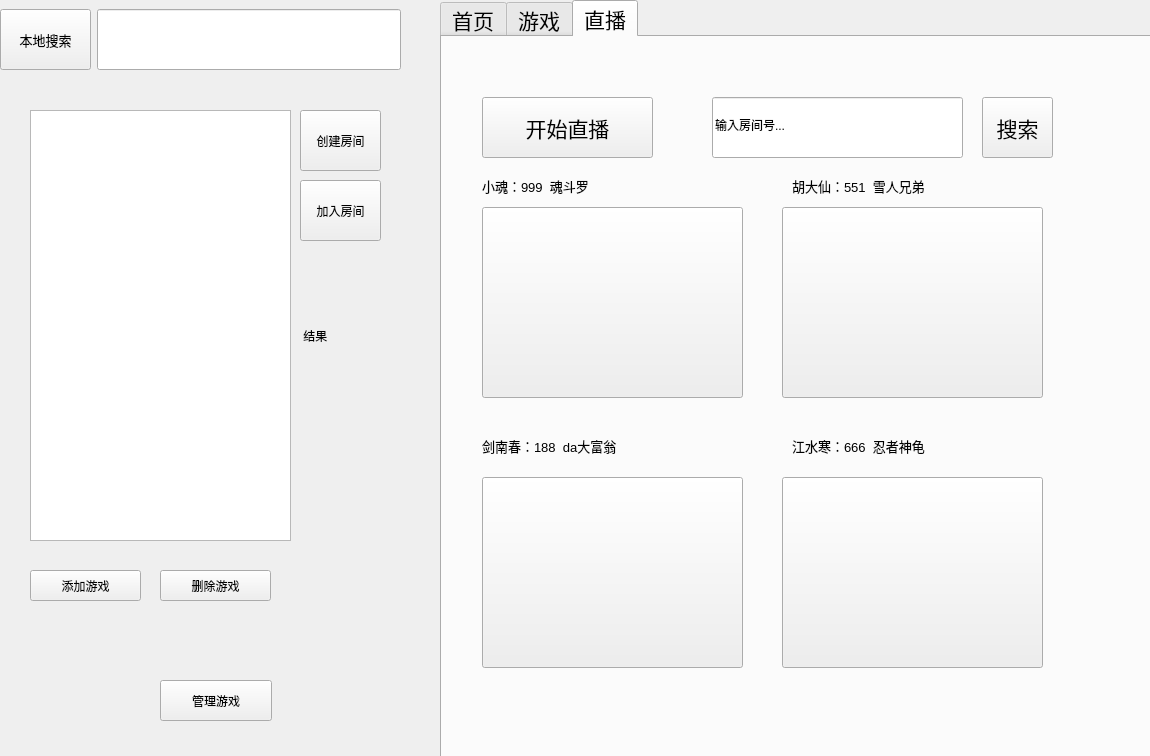
<?xml version="1.0" encoding="UTF-8"?>
<ui version="4.0">
 <class>mygp</class>
 <widget class="QWidget" name="mygp">
  <property name="geometry">
   <rect>
    <x>0</x>
    <y>0</y>
    <width>1150</width>
    <height>756</height>
   </rect>
  </property>
  <property name="windowTitle">
   <string>mygp</string>
  </property>
  <widget class="QWidget" name="widget" native="true">
   <property name="geometry">
    <rect>
     <x>0</x>
     <y>0</y>
     <width>401</width>
     <height>79</height>
    </rect>
   </property>
   <layout class="QHBoxLayout" name="horizontalLayout">
    <item>
     <widget class="QPushButton" name="pushButton">
      <property name="minimumSize">
       <size>
        <width>91</width>
        <height>61</height>
       </size>
      </property>
      <property name="maximumSize">
       <size>
        <width>91</width>
        <height>61</height>
       </size>
      </property>
      <property name="font">
       <font>
        <pointsize>10</pointsize>
       </font>
      </property>
      <property name="text">
       <string>本地搜索</string>
      </property>
     </widget>
    </item>
    <item>
     <widget class="QLineEdit" name="lineEdit">
      <property name="minimumSize">
       <size>
        <width>281</width>
        <height>61</height>
       </size>
      </property>
      <property name="maximumSize">
       <size>
        <width>16777215</width>
        <height>61</height>
       </size>
      </property>
     </widget>
    </item>
   </layout>
  </widget>
  <widget class="QWidget" name="widget_2" native="true">
   <property name="geometry">
    <rect>
     <x>10</x>
     <y>70</y>
     <width>391</width>
     <height>701</height>
    </rect>
   </property>
   <widget class="QPushButton" name="pushButton_2">
    <property name="geometry">
     <rect>
      <x>20</x>
      <y>500</y>
      <width>111</width>
      <height>31</height>
     </rect>
    </property>
    <property name="text">
     <string>添加游戏</string>
    </property>
   </widget>
   <widget class="QPushButton" name="pushButton_5">
    <property name="geometry">
     <rect>
      <x>150</x>
      <y>610</y>
      <width>112</width>
      <height>41</height>
     </rect>
    </property>
    <property name="text">
     <string>管理游戏</string>
    </property>
   </widget>
   <widget class="QListWidget" name="gamelist">
    <property name="geometry">
     <rect>
      <x>20</x>
      <y>40</y>
      <width>261</width>
      <height>431</height>
     </rect>
    </property>
   </widget>
   <widget class="QPushButton" name="pushButton_6">
    <property name="geometry">
     <rect>
      <x>150</x>
      <y>500</y>
      <width>111</width>
      <height>31</height>
     </rect>
    </property>
    <property name="text">
     <string>删除游戏</string>
    </property>
   </widget>
   <widget class="QPushButton" name="pushButton_14">
    <property name="geometry">
     <rect>
      <x>290</x>
      <y>40</y>
      <width>81</width>
      <height>61</height>
     </rect>
    </property>
    <property name="text">
     <string>创建房间</string>
    </property>
   </widget>
   <widget class="QPushButton" name="pushButton_15">
    <property name="geometry">
     <rect>
      <x>290</x>
      <y>110</y>
      <width>81</width>
      <height>61</height>
     </rect>
    </property>
    <property name="text">
     <string>加入房间</string>
    </property>
   </widget>
   <widget class="QLabel" name="laberesult">
    <property name="geometry">
     <rect>
      <x>290</x>
      <y>250</y>
      <width>80</width>
      <height>32</height>
     </rect>
    </property>
    <property name="text">
     <string> 结果</string>
    </property>
    <property name="textFormat">
     <enum>Qt::AutoText</enum>
    </property>
   </widget>
  </widget>
  <widget class="QTabWidget" name="tabWidget">
   <property name="geometry">
    <rect>
     <x>440</x>
     <y>0</y>
     <width>731</width>
     <height>771</height>
    </rect>
   </property>
   <property name="font">
    <font>
     <pointsize>16</pointsize>
    </font>
   </property>
   <property name="autoFillBackground">
    <bool>true</bool>
   </property>
   <property name="currentIndex">
    <number>2</number>
   </property>
   <widget class="QWidget" name="widget_3">
    <attribute name="title">
     <string>首页</string>
    </attribute>
    <widget class="QPushButton" name="pushButton_11">
     <property name="geometry">
      <rect>
       <x>10</x>
       <y>10</y>
       <width>181</width>
       <height>61</height>
      </rect>
     </property>
     <property name="text">
      <string>游戏动态</string>
     </property>
    </widget>
    <widget class="QPushButton" name="pushButton_12">
     <property name="geometry">
      <rect>
       <x>220</x>
       <y>10</y>
       <width>151</width>
       <height>61</height>
      </rect>
     </property>
     <property name="text">
      <string>发表动态</string>
     </property>
    </widget>
    <widget class="QPushButton" name="pushButton_13">
     <property name="geometry">
      <rect>
       <x>540</x>
       <y>90</y>
       <width>161</width>
       <height>61</height>
      </rect>
     </property>
     <property name="text">
      <string>关注列表</string>
     </property>
    </widget>
    <widget class="QListWidget" name="listWidget">
     <property name="geometry">
      <rect>
       <x>540</x>
       <y>170</y>
       <width>171</width>
       <height>461</height>
      </rect>
     </property>
     <property name="font">
      <font>
       <pointsize>12</pointsize>
      </font>
     </property>
     <item>
      <property name="text">
       <string>胡大仙</string>
      </property>
     </item>
     <item>
      <property name="text">
       <string>一山彤</string>
      </property>
     </item>
     <item>
      <property name="text">
       <string>江水寒</string>
      </property>
     </item>
     <item>
      <property name="text">
       <string>剑南春</string>
      </property>
     </item>
     <item>
      <property name="text">
       <string>---推荐关注---</string>
      </property>
     </item>
     <item>
      <property name="text">
       <string>夏天</string>
      </property>
     </item>
     <item>
      <property name="text">
       <string>安林</string>
      </property>
     </item>
     <item>
      <property name="text">
       <string>虎妞</string>
      </property>
     </item>
     <item>
      <property name="text">
       <string>苏小妍</string>
      </property>
     </item>
    </widget>
    <widget class="QPushButton" name="pushButton_23">
     <property name="geometry">
      <rect>
       <x>590</x>
       <y>660</y>
       <width>112</width>
       <height>34</height>
      </rect>
     </property>
     <property name="text">
      <string>传送门</string>
     </property>
    </widget>
    <widget class="QTextEdit" name="textEdit">
     <property name="geometry">
      <rect>
       <x>10</x>
       <y>90</y>
       <width>501</width>
       <height>731</height>
      </rect>
     </property>
     <property name="html">
      <string>&lt;!DOCTYPE HTML PUBLIC &quot;-//W3C//DTD HTML 4.0//EN&quot; &quot;http://www.w3.org/TR/REC-html40/strict.dtd&quot;&gt;
&lt;html&gt;&lt;head&gt;&lt;meta name=&quot;qrichtext&quot; content=&quot;1&quot; /&gt;&lt;style type=&quot;text/css&quot;&gt;
p, li { white-space: pre-wrap; }
&lt;/style&gt;&lt;/head&gt;&lt;body style=&quot; font-family:'SimSun'; font-size:16pt; font-weight:400; font-style:normal;&quot;&gt;
&lt;p style=&quot; margin-top:0px; margin-bottom:0px; margin-left:0px; margin-right:0px; -qt-block-indent:0; text-indent:0px;&quot;&gt;&lt;span style=&quot; font-family:'SimSun';&quot;&gt;胡大仙：赢了！&lt;/span&gt;&lt;/p&gt;
&lt;p style=&quot; margin-top:0px; margin-bottom:0px; margin-left:0px; margin-right:0px; -qt-block-indent:0; text-indent:0px;&quot;&gt;&lt;img src=&quot;:/胜利.png&quot; /&gt;&lt;/p&gt;
&lt;p style=&quot;-qt-paragraph-type:empty; margin-top:0px; margin-bottom:0px; margin-left:0px; margin-right:0px; -qt-block-indent:0; text-indent:0px; font-family:'SimSun';&quot;&gt;&lt;br /&gt;&lt;/p&gt;
&lt;p style=&quot; margin-top:0px; margin-bottom:0px; margin-left:0px; margin-right:0px; -qt-block-indent:0; text-indent:0px;&quot;&gt;&lt;span style=&quot; font-family:'SimSun'; font-size:11pt;&quot;&gt;2021年4月6日12:01&lt;/span&gt;&lt;/p&gt;
&lt;p style=&quot;-qt-paragraph-type:empty; margin-top:0px; margin-bottom:0px; margin-left:0px; margin-right:0px; -qt-block-indent:0; text-indent:0px; font-family:'SimSun'; font-size:11pt;&quot;&gt;&lt;br /&gt;&lt;/p&gt;
&lt;p style=&quot; margin-top:0px; margin-bottom:0px; margin-left:0px; margin-right:0px; -qt-block-indent:0; text-indent:0px;&quot;&gt;&lt;span style=&quot; font-family:'SimSun';&quot;&gt;江水寒：&lt;/span&gt;&lt;/p&gt;
&lt;p style=&quot; margin-top:0px; margin-bottom:0px; margin-left:0px; margin-right:0px; -qt-block-indent:0; text-indent:0px;&quot;&gt;&lt;span style=&quot; font-family:'SimSun';&quot;&gt;555~谁能带带我  我哭了&lt;/span&gt;&lt;/p&gt;
&lt;p style=&quot;-qt-paragraph-type:empty; margin-top:0px; margin-bottom:0px; margin-left:0px; margin-right:0px; -qt-block-indent:0; text-indent:0px; font-family:'SimSun';&quot;&gt;&lt;br /&gt;&lt;/p&gt;
&lt;p style=&quot; margin-top:0px; margin-bottom:0px; margin-left:0px; margin-right:0px; -qt-block-indent:0; text-indent:0px;&quot;&gt;&lt;span style=&quot; font-family:'SimSun'; font-size:11pt;&quot;&gt;2021年4月6日11:43&lt;/span&gt;&lt;/p&gt;
&lt;p style=&quot;-qt-paragraph-type:empty; margin-top:0px; margin-bottom:0px; margin-left:0px; margin-right:0px; -qt-block-indent:0; text-indent:0px; font-family:'SimSun';&quot;&gt;&lt;br /&gt;&lt;/p&gt;
&lt;p style=&quot; margin-top:0px; margin-bottom:0px; margin-left:0px; margin-right:0px; -qt-block-indent:0; text-indent:0px;&quot;&gt;&lt;span style=&quot; font-family:'SimSun';&quot;&gt;剑南春：&lt;/span&gt;&lt;/p&gt;
&lt;p style=&quot; margin-top:0px; margin-bottom:0px; margin-left:0px; margin-right:0px; -qt-block-indent:0; text-indent:0px;&quot;&gt;&lt;span style=&quot; font-family:'SimSun';&quot;&gt;魂斗罗组队dd我，缺一人！ 保上分~&lt;/span&gt;&lt;/p&gt;
&lt;p style=&quot;-qt-paragraph-type:empty; margin-top:0px; margin-bottom:0px; margin-left:0px; margin-right:0px; -qt-block-indent:0; text-indent:0px; font-family:'SimSun';&quot;&gt;&lt;br /&gt;&lt;/p&gt;
&lt;p style=&quot; margin-top:0px; margin-bottom:0px; margin-left:0px; margin-right:0px; -qt-block-indent:0; text-indent:0px;&quot;&gt;&lt;span style=&quot; font-family:'SimSun'; font-size:11pt;&quot;&gt;2021年4月6日11:01&lt;/span&gt;&lt;/p&gt;
&lt;p style=&quot;-qt-paragraph-type:empty; margin-top:0px; margin-bottom:0px; margin-left:0px; margin-right:0px; -qt-block-indent:0; text-indent:0px; font-family:'SimSun'; font-size:11pt;&quot;&gt;&lt;br /&gt;&lt;/p&gt;
&lt;p style=&quot; margin-top:0px; margin-bottom:0px; margin-left:0px; margin-right:0px; -qt-block-indent:0; text-indent:0px;&quot;&gt;&lt;span style=&quot; font-family:'SimSun';&quot;&gt;一山彤：&lt;/span&gt;&lt;/p&gt;
&lt;p style=&quot; margin-top:0px; margin-bottom:0px; margin-left:0px; margin-right:0px; -qt-block-indent:0; text-indent:0px;&quot;&gt;&lt;span style=&quot; font-family:'SimSun';&quot;&gt;虽然很累，但是很开心哦~&lt;/span&gt;&lt;/p&gt;
&lt;p style=&quot; margin-top:0px; margin-bottom:0px; margin-left:0px; margin-right:0px; -qt-block-indent:0; text-indent:0px;&quot;&gt;&lt;img src=&quot;:/春天.png&quot; /&gt;&lt;/p&gt;
&lt;p style=&quot; margin-top:0px; margin-bottom:0px; margin-left:0px; margin-right:0px; -qt-block-indent:0; text-indent:0px;&quot;&gt;&lt;span style=&quot; font-family:'SimSun'; font-size:11pt;&quot;&gt;2021年4月6日10:21&lt;/span&gt;&lt;/p&gt;&lt;/body&gt;&lt;/html&gt;</string>
     </property>
    </widget>
   </widget>
   <widget class="QWidget" name="tab_2">
    <attribute name="title">
     <string>游戏</string>
    </attribute>
    <widget class="QLineEdit" name="lineEdit_2">
     <property name="geometry">
      <rect>
       <x>210</x>
       <y>20</y>
       <width>391</width>
       <height>41</height>
      </rect>
     </property>
     <property name="font">
      <font>
       <pointsize>9</pointsize>
      </font>
     </property>
     <property name="text">
      <string>搜索海量游戏...</string>
     </property>
    </widget>
    <widget class="QPushButton" name="pushButton_3">
     <property name="geometry">
      <rect>
       <x>40</x>
       <y>20</y>
       <width>112</width>
       <height>41</height>
      </rect>
     </property>
     <property name="font">
      <font>
       <pointsize>10</pointsize>
      </font>
     </property>
     <property name="text">
      <string>在线搜索</string>
     </property>
    </widget>
    <widget class="QPushButton" name="pushButton_4">
     <property name="geometry">
      <rect>
       <x>30</x>
       <y>120</y>
       <width>151</width>
       <height>71</height>
      </rect>
     </property>
     <property name="text">
      <string>冒险岛</string>
     </property>
    </widget>
    <widget class="QPushButton" name="pushButton_7">
     <property name="geometry">
      <rect>
       <x>30</x>
       <y>210</y>
       <width>151</width>
       <height>71</height>
      </rect>
     </property>
     <property name="text">
      <string>超级玛丽</string>
     </property>
    </widget>
    <widget class="QPushButton" name="pushButton_8">
     <property name="geometry">
      <rect>
       <x>30</x>
       <y>300</y>
       <width>151</width>
       <height>71</height>
      </rect>
     </property>
     <property name="text">
      <string>魂斗罗</string>
     </property>
    </widget>
    <widget class="QLabel" name="label">
     <property name="geometry">
      <rect>
       <x>50</x>
       <y>80</y>
       <width>81</width>
       <height>18</height>
      </rect>
     </property>
     <property name="font">
      <font>
       <pointsize>10</pointsize>
      </font>
     </property>
     <property name="text">
      <string>热门游戏</string>
     </property>
    </widget>
    <widget class="QTextBrowser" name="textBrowser">
     <property name="geometry">
      <rect>
       <x>210</x>
       <y>90</y>
       <width>421</width>
       <height>391</height>
      </rect>
     </property>
     <property name="html">
      <string>&lt;!DOCTYPE HTML PUBLIC &quot;-//W3C//DTD HTML 4.0//EN&quot; &quot;http://www.w3.org/TR/REC-html40/strict.dtd&quot;&gt;
&lt;html&gt;&lt;head&gt;&lt;meta name=&quot;qrichtext&quot; content=&quot;1&quot; /&gt;&lt;style type=&quot;text/css&quot;&gt;
p, li { white-space: pre-wrap; }
&lt;/style&gt;&lt;/head&gt;&lt;body style=&quot; font-family:'SimSun'; font-size:16pt; font-weight:400; font-style:normal;&quot;&gt;
&lt;p style=&quot; margin-top:0px; margin-bottom:0px; margin-left:0px; margin-right:0px; -qt-block-indent:0; text-indent:0px;&quot;&gt;&lt;span style=&quot; font-family:'SimSun';&quot;&gt;1.冒险岛&lt;/span&gt;&lt;/p&gt;
&lt;p style=&quot; margin-top:0px; margin-bottom:0px; margin-left:0px; margin-right:0px; -qt-block-indent:0; text-indent:0px;&quot;&gt;&lt;span style=&quot; font-family:'SimSun';&quot;&gt;2.超级玛丽&lt;/span&gt;&lt;/p&gt;
&lt;p style=&quot; margin-top:0px; margin-bottom:0px; margin-left:0px; margin-right:0px; -qt-block-indent:0; text-indent:0px;&quot;&gt;&lt;span style=&quot; font-family:'SimSun';&quot;&gt;3.魂斗罗&lt;/span&gt;&lt;/p&gt;
&lt;p style=&quot; margin-top:0px; margin-bottom:0px; margin-left:0px; margin-right:0px; -qt-block-indent:0; text-indent:0px;&quot;&gt;&lt;span style=&quot; font-family:'SimSun';&quot;&gt;4.热血格斗&lt;/span&gt;&lt;/p&gt;
&lt;p style=&quot; margin-top:0px; margin-bottom:0px; margin-left:0px; margin-right:0px; -qt-block-indent:0; text-indent:0px;&quot;&gt;&lt;span style=&quot; font-family:'SimSun';&quot;&gt;5.热血足球&lt;/span&gt;&lt;/p&gt;
&lt;p style=&quot; margin-top:0px; margin-bottom:0px; margin-left:0px; margin-right:0px; -qt-block-indent:0; text-indent:0px;&quot;&gt;&lt;span style=&quot; font-family:'SimSun';&quot;&gt;6.赤色要塞&lt;/span&gt;&lt;/p&gt;
&lt;p style=&quot; margin-top:0px; margin-bottom:0px; margin-left:0px; margin-right:0px; -qt-block-indent:0; text-indent:0px;&quot;&gt;&lt;span style=&quot; font-family:'SimSun';&quot;&gt;7.雪人兄弟&lt;/span&gt;&lt;/p&gt;
&lt;p style=&quot; margin-top:0px; margin-bottom:0px; margin-left:0px; margin-right:0px; -qt-block-indent:0; text-indent:0px;&quot;&gt;&lt;span style=&quot; font-family:'SimSun';&quot;&gt;8.双截龙&lt;/span&gt;&lt;/p&gt;
&lt;p style=&quot; margin-top:0px; margin-bottom:0px; margin-left:0px; margin-right:0px; -qt-block-indent:0; text-indent:0px;&quot;&gt;&lt;span style=&quot; font-family:'SimSun';&quot;&gt;9.大富翁&lt;/span&gt;&lt;/p&gt;
&lt;p style=&quot; margin-top:0px; margin-bottom:0px; margin-left:0px; margin-right:0px; -qt-block-indent:0; text-indent:0px;&quot;&gt;&lt;span style=&quot; font-family:'SimSun';&quot;&gt;10.忍者神龟&lt;/span&gt;&lt;/p&gt;&lt;/body&gt;&lt;/html&gt;</string>
     </property>
    </widget>
    <widget class="QLineEdit" name="le_down">
     <property name="geometry">
      <rect>
       <x>120</x>
       <y>560</y>
       <width>171</width>
       <height>41</height>
      </rect>
     </property>
    </widget>
    <widget class="QPushButton" name="pb_down">
     <property name="geometry">
      <rect>
       <x>398</x>
       <y>560</y>
       <width>241</width>
       <height>43</height>
      </rect>
     </property>
     <property name="text">
      <string>     下载游戏</string>
     </property>
     <property name="autoRepeatDelay">
      <number>200</number>
     </property>
    </widget>
   </widget>
   <widget class="QWidget" name="tab">
    <attribute name="title">
     <string>直播</string>
    </attribute>
    <widget class="QPushButton" name="pushButton_9">
     <property name="geometry">
      <rect>
       <x>40</x>
       <y>60</y>
       <width>171</width>
       <height>61</height>
      </rect>
     </property>
     <property name="text">
      <string>开始直播</string>
     </property>
    </widget>
    <widget class="QPushButton" name="pushButton_10">
     <property name="geometry">
      <rect>
       <x>540</x>
       <y>60</y>
       <width>71</width>
       <height>61</height>
      </rect>
     </property>
     <property name="text">
      <string>搜索</string>
     </property>
    </widget>
    <widget class="QLineEdit" name="lineEdit_4">
     <property name="geometry">
      <rect>
       <x>270</x>
       <y>60</y>
       <width>251</width>
       <height>61</height>
      </rect>
     </property>
     <property name="font">
      <font>
       <pointsize>9</pointsize>
      </font>
     </property>
     <property name="text">
      <string>输入房间号...</string>
     </property>
    </widget>
    <widget class="QPushButton" name="pushButton_24">
     <property name="geometry">
      <rect>
       <x>40</x>
       <y>170</y>
       <width>261</width>
       <height>191</height>
      </rect>
     </property>
     <property name="text">
      <string/>
     </property>
     <property name="icon">
      <iconset resource="resource.qrc">
       <normaloff>:/魂斗罗.jpg</normaloff>:/魂斗罗.jpg</iconset>
     </property>
     <property name="iconSize">
      <size>
       <width>271</width>
       <height>191</height>
      </size>
     </property>
    </widget>
    <widget class="QPushButton" name="pushButton_25">
     <property name="geometry">
      <rect>
       <x>340</x>
       <y>170</y>
       <width>261</width>
       <height>191</height>
      </rect>
     </property>
     <property name="text">
      <string/>
     </property>
     <property name="icon">
      <iconset resource="resource.qrc">
       <normaloff>:/雪人兄弟.png</normaloff>:/雪人兄弟.png</iconset>
     </property>
     <property name="iconSize">
      <size>
       <width>280</width>
       <height>191</height>
      </size>
     </property>
    </widget>
    <widget class="QPushButton" name="pushButton_26">
     <property name="geometry">
      <rect>
       <x>340</x>
       <y>440</y>
       <width>261</width>
       <height>191</height>
      </rect>
     </property>
     <property name="mouseTracking">
      <bool>false</bool>
     </property>
     <property name="contextMenuPolicy">
      <enum>Qt::DefaultContextMenu</enum>
     </property>
     <property name="acceptDrops">
      <bool>false</bool>
     </property>
     <property name="autoFillBackground">
      <bool>false</bool>
     </property>
     <property name="text">
      <string/>
     </property>
     <property name="icon">
      <iconset resource="resource.qrc">
       <normaloff>:/忍者神龟.png</normaloff>:/忍者神龟.png</iconset>
     </property>
     <property name="iconSize">
      <size>
       <width>271</width>
       <height>191</height>
      </size>
     </property>
    </widget>
    <widget class="QPushButton" name="pushButton_27">
     <property name="geometry">
      <rect>
       <x>40</x>
       <y>440</y>
       <width>261</width>
       <height>191</height>
      </rect>
     </property>
     <property name="text">
      <string/>
     </property>
     <property name="icon">
      <iconset resource="resource.qrc">
       <normaloff>:/大富翁.jpg</normaloff>:/大富翁.jpg</iconset>
     </property>
     <property name="iconSize">
      <size>
       <width>280</width>
       <height>191</height>
      </size>
     </property>
    </widget>
    <widget class="QLabel" name="label_2">
     <property name="geometry">
      <rect>
       <x>40</x>
       <y>140</y>
       <width>251</width>
       <height>18</height>
      </rect>
     </property>
     <property name="font">
      <font>
       <pointsize>10</pointsize>
      </font>
     </property>
     <property name="text">
      <string>小魂：999  魂斗罗</string>
     </property>
    </widget>
    <widget class="QLabel" name="label_3">
     <property name="geometry">
      <rect>
       <x>350</x>
       <y>140</y>
       <width>241</width>
       <height>18</height>
      </rect>
     </property>
     <property name="font">
      <font>
       <pointsize>10</pointsize>
      </font>
     </property>
     <property name="text">
      <string>胡大仙：551  雪人兄弟</string>
     </property>
    </widget>
    <widget class="QLabel" name="label_4">
     <property name="geometry">
      <rect>
       <x>40</x>
       <y>400</y>
       <width>251</width>
       <height>18</height>
      </rect>
     </property>
     <property name="font">
      <font>
       <pointsize>10</pointsize>
      </font>
     </property>
     <property name="text">
      <string>剑南春：188  da大富翁</string>
     </property>
    </widget>
    <widget class="QLabel" name="label_5">
     <property name="geometry">
      <rect>
       <x>350</x>
       <y>400</y>
       <width>251</width>
       <height>18</height>
      </rect>
     </property>
     <property name="font">
      <font>
       <pointsize>10</pointsize>
      </font>
     </property>
     <property name="text">
      <string>江水寒：666  忍者神龟</string>
     </property>
    </widget>
   </widget>
  </widget>
 </widget>
 <resources>
  <include location="resource.qrc"/>
 </resources>
 <connections/>
</ui>
